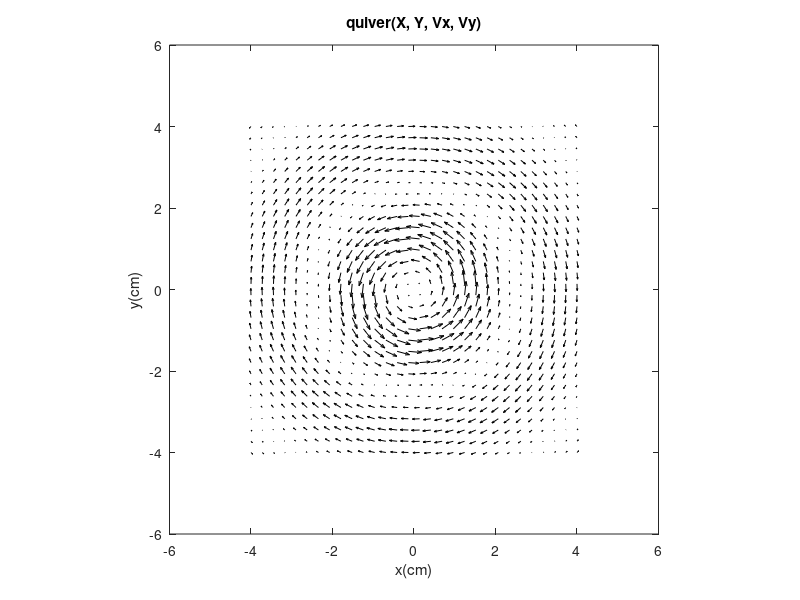

MATLAB code to generate this figure:
% DemoQuiver.m
%   Author: Heino Vanderjuice
%% set parameters
Nx=30;
a=1.5;
lambda=5;
%% define grid
x=linspace(-4,4,Nx);
[X, Y]=meshgrid(x,x);
%% Compute Vector Field
Rmag=sqrt(X.*X+Y.*Y);
ThetaHatx=-Y./Rmag;
ThetaHaty=X./Rmag;
Vmag=sin(2*pi*Rmag/lambda).*Rmag.*exp(-Rmag/a);
Vx=Vmag.*ThetaHatx;
Vy=Vmag.*ThetaHaty;
%% Plot Vector Field
quiver(X, Y, Vx, Vy, 'k');
axis square
title('quiver(X, Y, Vx, Vy)')
xlabel('x(cm)')
ylabel('y(cm)')